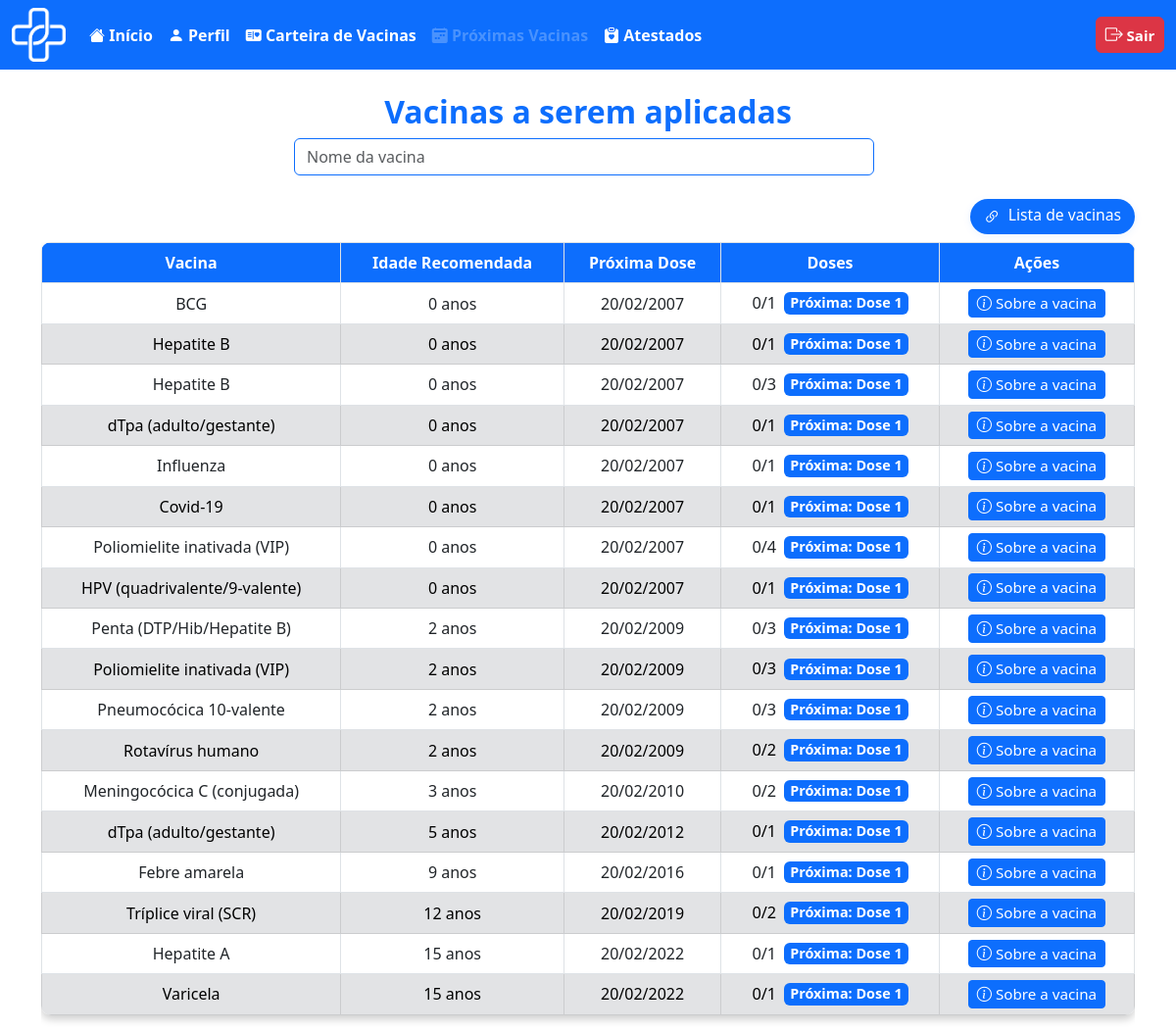
Page /usuario/proxima_vac.php (signed in) on the committed database.
### tables this page shows
CREATE TABLE `vacina` (
  `id_vaci` int(11) NOT NULL,
  `nome_vaci` varchar(100) NOT NULL,
  `fabri_vaci` varchar(100) NOT NULL,
  `lote_vaci` varchar(50) NOT NULL,
  `idade_aplica` int(3) NOT NULL,
  `via_adimicao` varchar(50) NOT NULL,
  `n_dose` int(1) NOT NULL,
  `intervalo_dose` int(11) NOT NULL,
  `estoque` int(11) NOT NULL,
  `id_calendario` int(11) DEFAULT NULL
);

CREATE TABLE `usuario` (
  `id_usuario` int(11) NOT NULL,
  `nome_usuario` varchar(100) NOT NULL,
  `cpf` varchar(11) NOT NULL,
  `email_usuario` varchar(100) NOT NULL,
  `tel_usuario` varchar(11) NOT NULL,
  `genero_usuario` char(1) NOT NULL CHECK (`genero_usuario` in ('M','F','O')),
  `naci_usuario` date NOT NULL,
  `peso_usuario` decimal(5,2) NOT NULL,
  `tipo_sang_usuario` varchar(3) NOT NULL,
  `med_usuario` varchar(100) NOT NULL,
  `doen_usuario` varchar(255) NOT NULL,
  `ale_usuario` varchar(255) NOT NULL,
  `cep_usuario` varchar(8) NOT NULL,
  `nc_usuario` int(10) NOT NULL,
  `senha` varchar(100) NOT NULL
);

### usuario/proxima_vac.php (the view, shortened to what this page needs)
<?php
require_once '../outros/db_connect.php';
$user_id = $_SESSION['id_usuario'];
$query_user = "SELECT naci_usuario, genero_usuario FROM usuario WHERE id_usuario = ?";
$stmt_user = $conn->prepare($query_user);
$stmt_user->bind_param("i", $user_id);
$stmt_user->execute();
$result_user = $stmt_user->get_result();
$user_data = $result_user->fetch_assoc();
$vacinas_nao_tomadas = [];
if ($user_data) {
    $data_nascimento = $user_data['naci_usuario'];
    $idade = date_diff(date_create($data_nascimento), date_create('today'))->y;
    $query_vacinas = "
        SELECT v.id_vaci, v.nome_vaci, v.idade_aplica, v.n_dose, v.intervalo_dose
        FROM vacina v
        WHERE v.idade_aplica <= ?
    ";
    $stmt_vacinas = $conn->prepare($query_vacinas);
    $stmt_vacinas->bind_param("i", $idade);
    $stmt_vacinas->execute();
    $result_vacinas = $stmt_vacinas->get_result();
    $vacinas_disponiveis = [];
    while ($row = $result_vacinas->fetch_assoc()) {
        $vacinas_disponiveis[$row['id_vaci']] = $row;
    }
    $vacinas_aplicadas = [];
    $pesquisa = '';
    $vacinas_nao_tomadas = [];
    foreach ($vacinas_disponiveis as $id_vaci => $vacina) {
        $doses_tomadas = isset($vacinas_aplicadas[$id_vaci]) ? count($vacinas_aplicadas[$id_vaci]) : 0;
        if ($doses_tomadas < $vacina['n_dose']) {
            if ($pesquisa === '' || stripos($vacina['nome_vaci'], $pesquisa) !== false) {
                $vacina['doses_tomadas'] = $doses_tomadas;
                $proxima_data = '';
                if ($vacina['n_dose'] == 1) {
                    $data_nascimento = $user_data['naci_usuario'];
                    $data_aplicacao = date('Y-m-d', strtotime($data_nascimento . ' + ' . $vacina['idade_aplica'] . ' years'));
                    $proxima_data = date('Y-m-d', strtotime($data_aplicacao));
                } else {
                    $sql_ultima = "SELECT data_aplica FROM aplicacao WHERE id_usuario = ? AND id_vaci = ? ORDER BY dose_aplicad DESC LIMIT 1";
                    $stmt_ultima = $conn->prepare($sql_ultima);
                    $stmt_ultima->bind_param("ii", $user_id, $vacina['id_vaci']);
                    $stmt_ultima->execute();
                    $result_ultima = $stmt_ultima->get_result();
                    if ($row_ultima = $result_ultima->fetch_assoc()) {
                        $data_ultima = $row_ultima['data_aplica'];
                        $intervalo = (int) $vacina['intervalo_dose'];
                        $data_proxima = date('Y-m-d', strtotime($data_ultima . " +$intervalo months"));
                        $proxima_data = date('Y-m-d', strtotime($data_proxima));
                    } else {
                        $data_nascimento = $user_data['naci_usuario'];
                        $data_aplicacao = date('Y-m-d', strtotime($data_nascimento . ' + ' . $vacina['idade_aplica'] . ' years'));
                        $proxima_data = date('Y-m-d', strtotime($data_aplicacao));
                    }
                }
                $vacina['proxima_data'] = $proxima_data;
                $vacinas_nao_tomadas[] = $vacina;
            }
        }
    }
    usort($vacinas_nao_tomadas, function ($a, $b) {
        return strtotime($a['proxima_data']) <=> strtotime($b['proxima_data']);
    });
}
    ?>
<!DOCTYPE html>
<html lang="pt-BR">
<head>
    <link href="https://cdn.jsdelivr.net/npm/bootstrap@5.3.0/dist/css/bootstrap.min.css" rel="stylesheet">
    <link href="https://cdn.jsdelivr.net/npm/bootstrap-icons/font/bootstrap-icons.css" rel="stylesheet">
</head>
<body>
    <nav class="navbar navbar-expand-lg bg-primary" data-bs-theme="dark">
        <div class="container-fluid">
            <div class="d-flex align-items-center">
                <img src="../img/logo_vetor.png" alt="Logo DigitalVac" width="55" height="55" class="me-3">
            </div>
            <div class="collapse navbar-collapse" id="navbarNavAltMarkup">
                <div class="navbar-nav">
                    <a class="nav-link active fs-6 fw-bold" href="telainicioU.php">
                        <i class="bi bi-house-fill"></i> Início
                    </a>
                    <a class="nav-link active fs-6 fw-bold" href="perfilU.php">
                        <i class="bi bi-person-fill"></i> Perfil
                    </a>
                    <a class="nav-link active fs-6 fw-bold" href="carteira_vac.php">
                        <i class="bi bi-postcard-heart-fill"></i> Carteira de Vacinas
                    </a>
                    <a class="nav-link disabled fs-6 fw-bold" aria-disabled="true" href="proxima_vac.php">
                        <i class="bi bi-calendar2-week-fill"></i> Próximas Vacinas
                    </a>
                    <a class="nav-link active fs-6 fw-bold" href="atestado_medico.php">
                        <i class="bi bi-clipboard-heart-fill"></i> Atestados
                    </a>
                </div>
                <ul class="navbar-nav ms-auto">
                    <li class="nav-item">
                        <a class="btn btn-danger fw-bold px-2 py-1" style="font-size: 15px; min-width: 70px;"
                            href="../outros/sair.php">
                            <i class="bi bi-box-arrow-right" style="font-size: 18px;"></i> Sair
                        </a>
                    </li>
                </ul>
            </div>
        </div>
    </nav>
    <div class="container mt-4">
        <h2 class="text-center text-primary fw-bold">Vacinas a serem aplicadas</h2>
        <div class="w-100 d-flex justify-content-center">
            <form class="d-flex position-relative" role="search" id="form-pesquisa-proxima-vacina"
                style="max-width:600px; width:100%;">
                <input class="form-control me-2 border border-primary" type="search" placeholder="Nome da vacina"
                    aria-label="Pesquisar" id="pesquisa-proxima-vacina" autocomplete="off" maxlength="50"
                    pattern="[A-Za-zÀ-ÿ\s]+">
            </form>
        </div>
        <br>
        <div class="d-flex justify-content-end align-items-center mb-2" style="width:100%;">
            <a href="https://www.gov.br/saude/pt-br/vacinacao/calendario" target="_blank" class="custom-vac-link">
                <i class="bi bi-link-45deg me-1"></i> Lista de vacinas
            </a>
        </div>
        <div class="table-responsive d-flex justify-content-center" id="tabela-proxima-vacina">
            <div style="width: 100%;">
                <table class="table table-bordered text-center w-100 mx-auto">
                    <thead>
                        <tr>
                            <th>Vacina</th>
                            <th>Idade Recomendada</th>
                            <th>Próxima Dose</th>
                            <th>Doses</th>
                            <th>Ações</th>
                        </tr>
                    </thead>
                    <tbody>
                        <?php if (!empty($vacinas_nao_tomadas)): ?>
                            <?php
                            $rowIndex = 0;
                            foreach ($vacinas_nao_tomadas as $vacina):
                                $rowClass = ($rowIndex === 0) ? 'bg-white' : (($rowIndex % 2 === 1) ? 'table-secondary' : 'bg-white');
                                $proxima_dose = $vacina['doses_tomadas'] + 1;
                                $proxima_data = '';
                                if ($vacina['n_dose'] == 1) {
                                    $data_nascimento = $user_data['naci_usuario'];
                                    $data_aplicacao = date('Y-m-d', strtotime($data_nascimento . ' + ' . $vacina['idade_aplica'] . ' years'));
                                    $proxima_data = date('d/m/Y', strtotime($data_aplicacao));
                                } else {
                                    $sql_ultima = "SELECT data_aplica FROM aplicacao WHERE id_usuario = ? AND id_vaci = ? ORDER BY dose_aplicad DESC LIMIT 1";
                                    $stmt_ultima = $conn->prepare($sql_ultima);
                                    $stmt_ultima->bind_param("ii", $user_id, $vacina['id_vaci']);
                                    $stmt_ultima->execute();
                                    $result_ultima = $stmt_ultima->get_result();
                                    if ($row_ultima = $result_ultima->fetch_assoc()) {
                                        $data_ultima = $row_ultima['data_aplica'];
                                        $intervalo = (int) $vacina['intervalo_dose'];
                                        $data_proxima = date('Y-m-d', strtotime($data_ultima . " +$intervalo months"));
                                        $proxima_data = date('d/m/Y', strtotime($data_proxima));
                                    } else {
                                        $data_nascimento = $user_data['naci_usuario'];
                                        $data_aplicacao = date('Y-m-d', strtotime($data_nascimento . ' + ' . $vacina['idade_aplica'] . ' years'));
                                        $proxima_data = date('d/m/Y', strtotime($data_aplicacao));
                                    }
                                }
                                ?>
                                <tr class="<?php echo $rowClass; ?>" style="height:38px;">
                                    <td style="vertical-align:middle;"><?= htmlspecialchars($vacina['nome_vaci']) ?></td>
                                    <td style="vertical-align:middle; text-align:center;"><?= $vacina['idade_aplica'] ?> anos
                                    </td>
                                    <td style="vertical-align:middle; text-align:center;"><?= $proxima_data ?></td>
                                    <td style="vertical-align:middle; text-align:center;">
                                        <div
                                            style="display:flex; flex-direction:row; align-items:center; justify-content:center; gap:8px; height:100%;">
                                            <span
                                                style="font-size:1.02em;"><?= $vacina['doses_tomadas'] . "/" . $vacina['n_dose'] ?></span>
                                            <span class="badge bg-primary"
                                                style="font-size:0.90em; min-width:80px; padding:4px 6px;">
                                                Próxima: Dose <?= $proxima_dose ?>
                                            </span>
                                        </div>
                                    </td>
                                    <td style="vertical-align:middle; text-align:center; padding-top:4px; padding-bottom:4px;">
                                        <a href="../medica/ver_vacina.php?id_vaci=<?= urlencode($vacina['id_vaci']) ?>"
                                            class="btn btn-primary btn-sm" style="padding:2px 8px; font-size:0.95em;">
                                            <i class="bi bi-info-circle"></i> Sobre a vacina
                                        </a>
                                    </td>
                                </tr>
                                <?php $rowIndex++; endforeach; ?>
                        <?php else: ?>
                            <tr>
                                <td colspan="5">Nenhuma vacina pendente.</td>
                            </tr>
                        <?php endif; ?>
                    </tbody>
                </table>
            </div>
        </div>
    </div>
</body>
</html>

### usuario/proxima_vac.php (style rules this page uses)
.container { max-width: 95%; }
.table { background: white; border-radius: 10px; overflow: hidden; box-shadow: 0 4px 8px rgba(0, 0, 0, 0.2); width: 100%; min-width: 700px; }
.table thead th { background-color: #0d6efd !important; color: white !important; font-weight: bold; }
.table tbody tr:nth-child(even) { background-color: #f2f2f2; }
.table tbody tr:nth-child(odd) { background-color: #ffffff; }
.custom-vac-link { display: inline-block; padding: 5px 14px; border-radius: 20px; background: #0d6efd; color: #fff !important; font-weight: 500; font-size: 0.98rem; text-decoration: none; box-shadow: 0 2px 8px rgba(13, 110, 253, 0.08); transition: background 0.2s, box-shadow 0.2s, color 0.2s; margin-top: 0; }
.custom-vac-link i { font-size: 1.1em; vertical-align: middle; }

### rows in the picture
vacina: nome_vaci "BCG", idade_aplica "0", doses_tomadas "0", n_dose "1", proxima_dose "1"
usuario: naci_usuario.idade_aplica "20/02/2007", naci_usuario.idade_aplica "20/02/2009", naci_usuario.idade_aplica "20/02/2010", naci_usuario.idade_aplica "20/02/2012", naci_usuario.idade_aplica "20/02/2016", naci_usuario.idade_aplica "20/02/2019", naci_usuario.idade_aplica "20/02/2022"
vacina: nome_vaci "Hepatite B", idade_aplica "0", n_dose "1", idade_aplica "1"
vacina: nome_vaci "Hepatite B", idade_aplica "0", n_dose "3", idade_aplica "1"
vacina: nome_vaci "dTpa (adulto/gestante)", idade_aplica "0", n_dose "1", idade_aplica "1"
vacina: nome_vaci "Influenza", idade_aplica "0", n_dose "1", idade_aplica "1"
vacina: nome_vaci "Covid-19", idade_aplica "0", n_dose "1", idade_aplica "1"
vacina: nome_vaci "Poliomielite inativada (VIP)", idade_aplica "0", n_dose "4", idade_aplica "1"
vacina: nome_vaci "HPV (quadrivalente/9-valente)", idade_aplica "0", n_dose "1", idade_aplica "1"
vacina: nome_vaci "Penta (DTP/Hib/Hepatite B)", idade_aplica "2", doses_tomadas "0", n_dose "3", proxima_dose "1"
vacina: nome_vaci "Poliomielite inativada (VIP)", idade_aplica "2", doses_tomadas "0", n_dose "3", proxima_dose "1"
vacina: nome_vaci "Pneumocócica 10-valente", idade_aplica "2", doses_tomadas "0", n_dose "3", proxima_dose "1"
vacina: nome_vaci "Rotavírus humano", idade_aplica "2", doses_tomadas "0", n_dose "2", proxima_dose "1"
vacina: nome_vaci "Meningocócica C (conjugada)", idade_aplica "3", doses_tomadas "0", n_dose "2", proxima_dose "1"
vacina: nome_vaci "dTpa (adulto/gestante)", idade_aplica "5", intervalo_dose "0", n_dose "1", intervalo_dose "1"
vacina: nome_vaci "Febre amarela", idade_aplica "9", intervalo_dose "0", n_dose "1", intervalo_dose "1"
vacina: nome_vaci "Tríplice viral (SCR)", idade_aplica "12", doses_tomadas "0", n_dose "2", proxima_dose "1"
vacina: nome_vaci "Hepatite A", idade_aplica "15", intervalo_dose "0", n_dose "1", intervalo_dose "1"
vacina: nome_vaci "Varicela", idade_aplica "15", intervalo_dose "0", n_dose "1", intervalo_dose "1"
